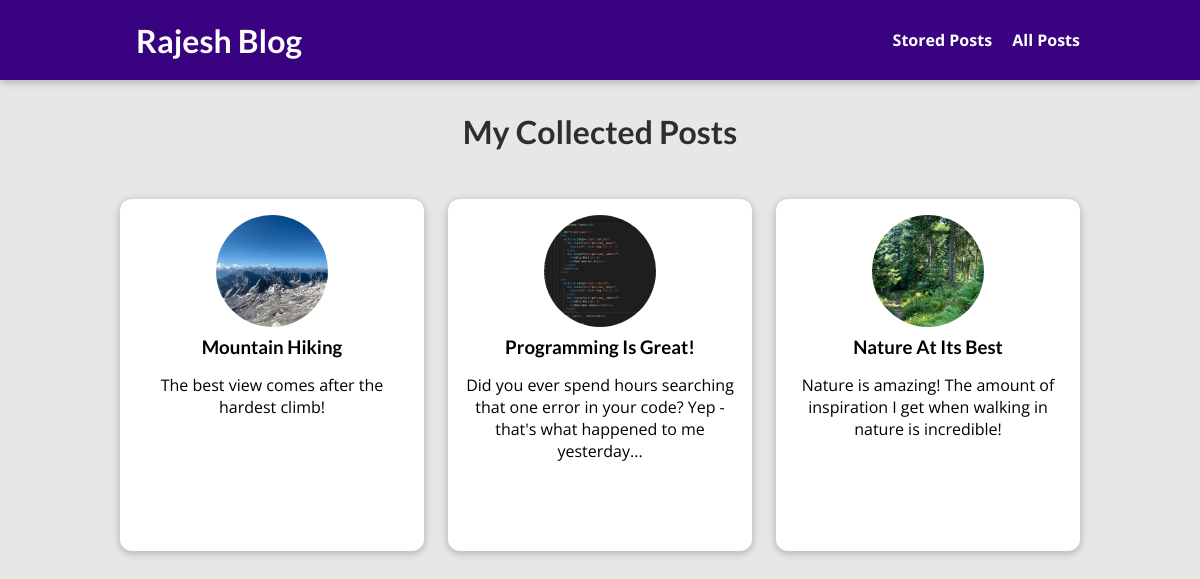
The page /posts on the database its author committed.
### blog/models.py (models this page shows, shortened)
class Post(models.Model):
    title = models.CharField(max_length=150)
    excerpt = models.CharField(max_length=200)
    image = models.ImageField(upload_to="posts", null=True)
    date = models.DateField(auto_now=True)
    slug = models.SlugField(unique=True, db_index=True)
    content = models.TextField(validators=[MinLengthValidator(10)])
    author = models.ForeignKey(
        Author, null=True, on_delete=models.SET_NULL, related_name="posts")
    tags = models.ManyToManyField(Tag)

### blog/views.py (the view)
# urls.py: path("posts", views.AllPostsView.as_view(), name="posts-page"),
class AllPostsView(ListView):
    template_name = "blog/all-posts.html"
    model = Post
    ordering = ["-date"]
    context_object_name = "all_posts"

### blog/templates/blog/all-posts.html (shortened to what this page needs)
{% extends "base.html" %}
{% load static %}
{% block css_files %}
    <link rel = "stylesheet" href = "{% static "blog/post.css"%}" />
    <link rel="stylesheet" href="{% static "blog/all-posts.css" %}"/>
{% endblock  %}
{% block content %}
    <section id="all-posts">
        <h2>My Collected Posts</h2>
        <ul>
            {% for post in all_posts  %}
                {% include "blog/includes/post.html" %}
            {% endfor %}
        </ul>
    </section>
{% endblock %}

### blog/templates/blog/includes/post.html (shortened to what this page needs)
<li>
    <article class="post">
        <a href="{% url "post-detail-page" post.slug %}">
            <img src="{{post.image.url}}" alt="{{posts.title}}"/>
            <div class="post__content">
                <h3>{{post.title}}</h3>
                <p>
                    {{post.excerpt}}
                </p>
            </div>
        </a>
    </article>
</li>

### static/app.css (style rules this page uses)
* { box-sizing: border-box; }
html { font-family: 'Open Sans', 'Lato', sans-serif; }
body { margin: 0; }
h1, h2, h3 { font-family: 'Lato', sans-serif; font-weight: bold; }

### blog/static/blog/post.css (style rules this page uses)
.post { display: flex; flex-direction: column; align-items: center; text-align: center; }
.post a { text-decoration: none; color: black; transition: all 0.2s ease; padding: 1rem; }
.post img { width: 5rem; height: 5rem; object-fit: cover; border-radius: 50%; }
.post h3 { margin: 0.25rem 0; }

### blog/static/blog/all-posts.css (style rules this page uses)
body { background-color: #e7e7e7; }
#all-posts { margin: 7rem auto; width: 90%; max-width: 60rem; }
#all-posts h2 { text-align: center; font-size: 2rem; color: #2e2e2e; margin: 3rem 0; }
ul { list-style: none; margin: 0; padding: 0; display: grid; grid-template-columns: repeat(auto-fill, minmax(17rem, 1fr)); gap: 1.5rem; }
.post img { width: 7rem; height: 7rem; }
.post a { height: 22rem; transform-origin: center; box-shadow: 0 2px 8px rgba(0, 0, 0, 0.25); border-radius: 12px; background-color: white; }

### rows shown on the page
Post: image (picture), title "Mountain Hiking", excerpt "The best view comes after the hardest climb!"
Post: image (picture), title "Programming Is Great!", excerpt "Did you ever spend hours searching that one error in your code? Yep - that's what happened to me yesterday..."
Post: image (picture), title "Nature At Its Best", excerpt "Nature is amazing! The amount of inspiration I get when walking in nature is incredible!"
